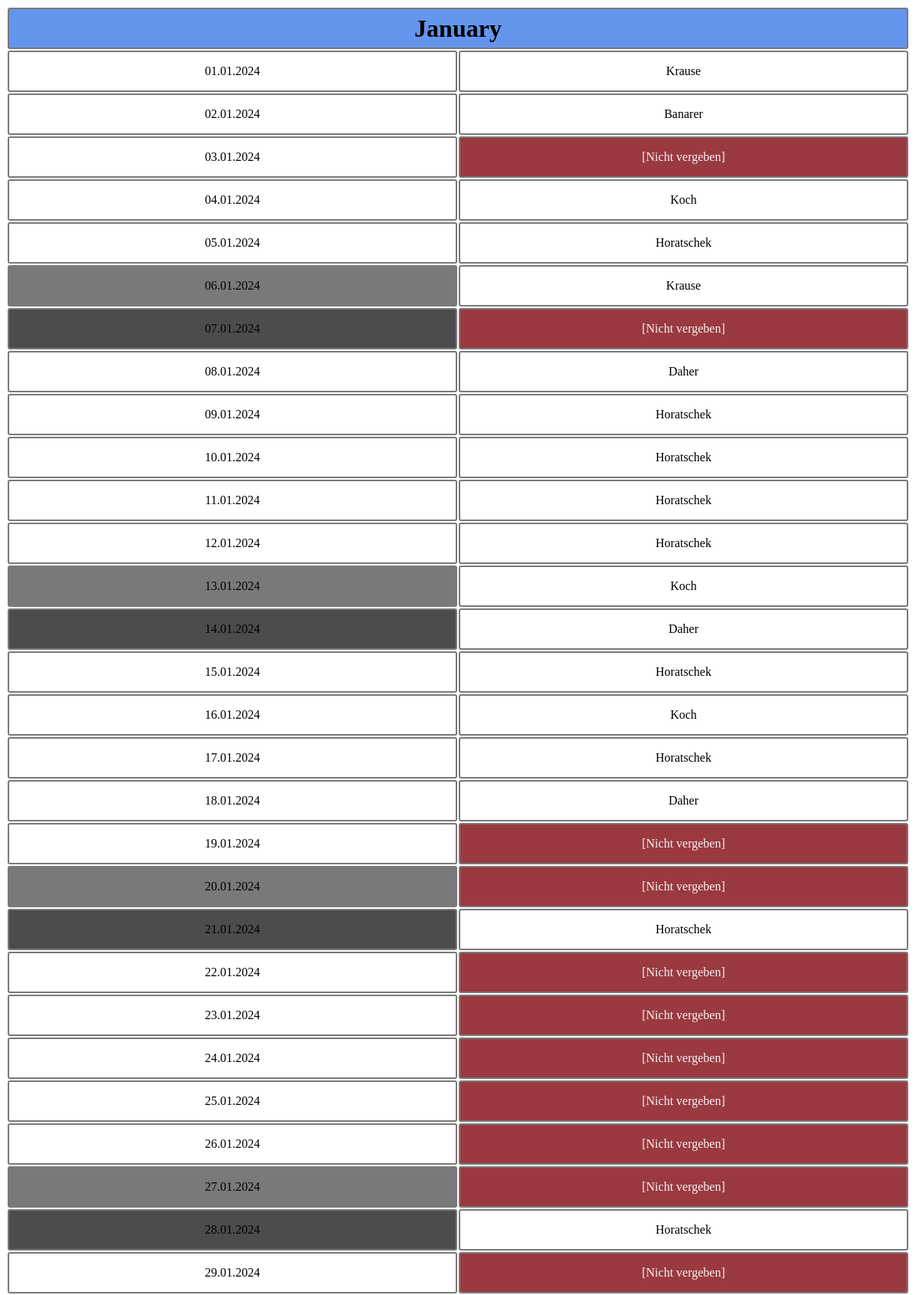
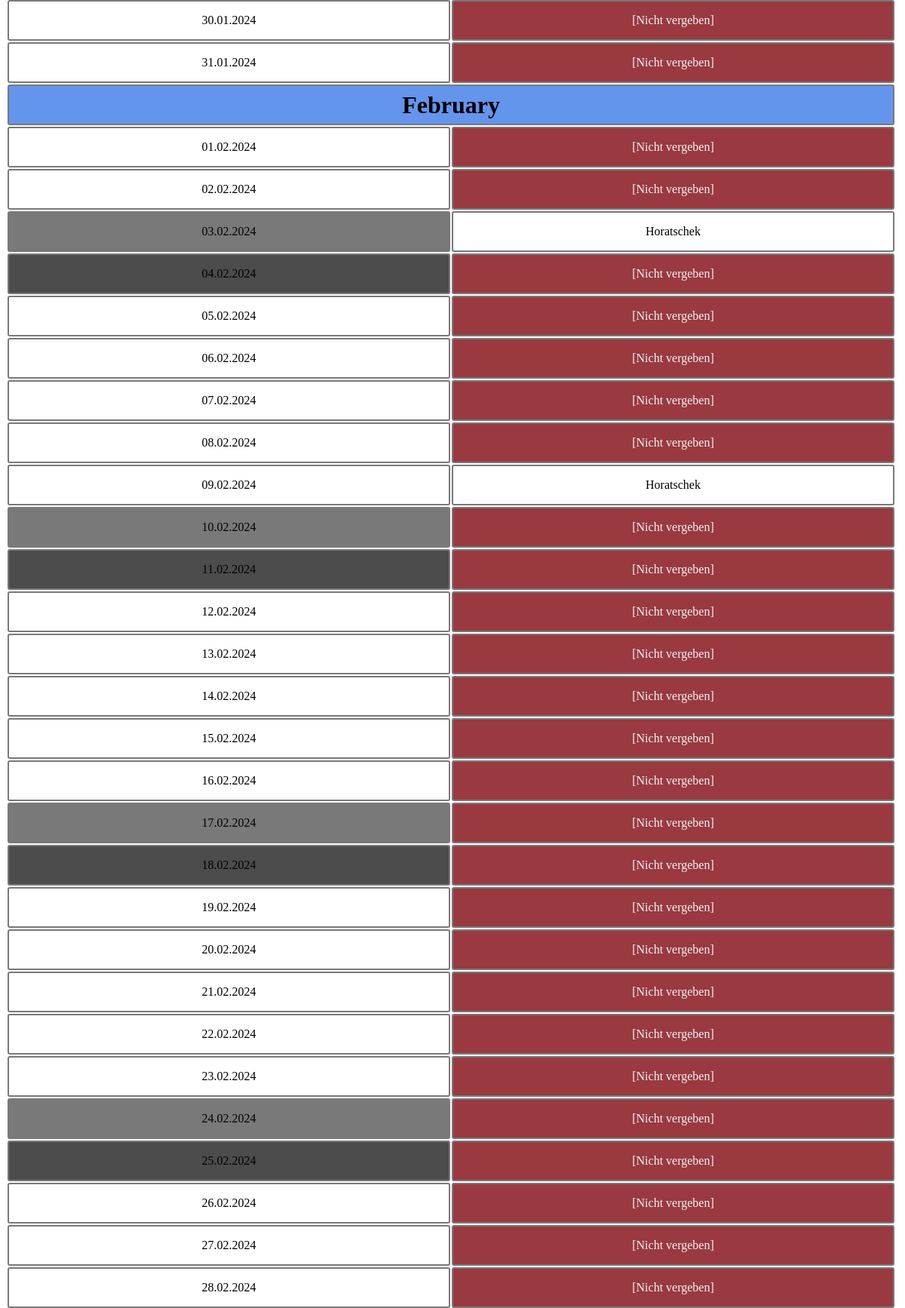
The page / (upper part) on the database its author committed (2 pictures, top to bottom).
### tables this page shows
CREATE TABLE "time_table"
(
    id     integer not null
        constraint time_table_pk
            primary key autoincrement,
    doctor TEXT    not null
        constraint doctor_name
            references doctors,
    date   integer
);

### app.py (the view)
@app.route('/')
def get_year():
    db: sqlite3.Connection = init_db()
    year: int = request.args.get('year', default=date.today().year, type=int)
    dates: list[date] = [date(year, 1, 1) + timedelta(days=delta) for delta in range(0, 366)]
    entries = {key: value for key, value in
               db.execute("SELECT `date`, `doctor` FROM time_table ORDER BY `date`")
               .fetchall()}
    doctors = [name[0] for name in db.execute("SELECT `last_name` FROM doctors ORDER BY `last_name`").fetchall()]
    return render_template("time_table.html",
                           dates=dates,
                           entries=entries,
                           doctors=doctors)

### app.py (called while the page is built)
def init_db() -> sqlite3.Connection:
    if "db" not in g:
        g.db = sqlite3.connect("database.sqlite")
    return g.db

@app.template_filter("dt")
def date_to_string(value: date, date_format: str = "%d.%m.%Y") -> str:
    return value.strftime(date_format)

@app.template_filter("ord")
def date_to_ord(value: date) -> int:
    return value.toordinal()

@app.template_filter("weekday_class")
def get_weekday_class(value: date) -> str:
    return {
        5: "saturday",
        6: "sunday"
    }.get(value.weekday(), "weekday") + (" today" if value == date.today() else "")

### templates/time_table.html (shortened to what this page needs)
<!DOCTYPE html>
<html lang="en">
<head>
</head>
<body>
    <table id="date-table">
        {% for date in dates %}
            {% if loop.previtem is not defined or loop.previtem.month != date.month %}
                <tr>
                    <td colspan="2" class="display month-caption">{{ date|dt("%B") }}</td>
                </tr>
            {% endif %}
            <tr>
                <td class="display date-column d{{ date|ord }} {{ date|weekday_class }}">{{ date|dt }}</td>
                    {% if date|ord in entries %}
                <td class="display name-column">
                        {{ entries[date|ord] }}
                    {% else %}
                <td class="display name-column not-assigned">
                        [Nicht vergeben]
                    {% endif %}
                </td>
                <td></td>
            </tr>
        {% endfor %}
    </table>
</body>
</html>

### templates/time_table.html (style rules this page uses)
#date-table td.display { height: 48px; width: 50%; border: 2px solid #797979; border-radius: 3px; text-align: center; }
.month-caption { font-weight: bold; font-size: 24pt; background-color: cornflowerblue; }
.saturday { background-color: #797979; }
.sunday { background-color: #4c4c4c; }
.not-assigned { background-color: #9a3940; color: whitesmoke; }

### rows shown on the page
time_table: doctor "Krause"
time_table: doctor "Banarer"
time_table: doctor "Koch"
time_table: doctor "Horatschek"
time_table: doctor "Krause"
time_table: doctor "Daher"
time_table: doctor "Horatschek"
time_table: doctor "Horatschek"
time_table: doctor "Horatschek"
time_table: doctor "Horatschek"
time_table: doctor "Koch"
time_table: doctor "Daher"
time_table: doctor "Horatschek"
time_table: doctor "Koch"
time_table: doctor "Horatschek"
time_table: doctor "Daher"
time_table: doctor "Horatschek"
time_table: doctor "Horatschek"
time_table: doctor "Horatschek"
time_table: doctor "Horatschek"

### other values the page prints
{{ date|dt("%B") }} "January" "February"
{{ date|dt }} "01.01.2024" "02.01.2024" "03.01.2024" "04.01.2024" "05.01.2024" "06.01.2024" "07.01.2024" "08.01.2024" "09.01.2024" "10.01.2024" "11.01.2024" "12.01.2024" "13.01.2024" "14.01.2024" "15.01.2024" "16.01.2024" "17.01.2024" "18.01.2024" "19.01.2024" "20.01.2024" "21.01.2024" "22.01.2024" "23.01.2024" "24.01.2024" "25.01.2024" "26.01.2024" "27.01.2024" "28.01.2024" "29.01.2024" "30.01.2024" "31.01.2024" "01.02.2024" "02.02.2024" "03.02.2024" "04.02.2024" "05.02.2024" "06.02.2024" "07.02.2024" "08.02.2024" "09.02.2024" "10.02.2024" "11.02.2024" "12.02.2024" "13.02.2024" "14.02.2024" "15.02.2024" "16.02.2024" "17.02.2024" "18.02.2024" "19.02.2024" "20.02.2024" "21.02.2024" "22.02.2024" "23.02.2024" "24.02.2024" "25.02.2024" "26.02.2024" "27.02.2024" "28.02.2024"
